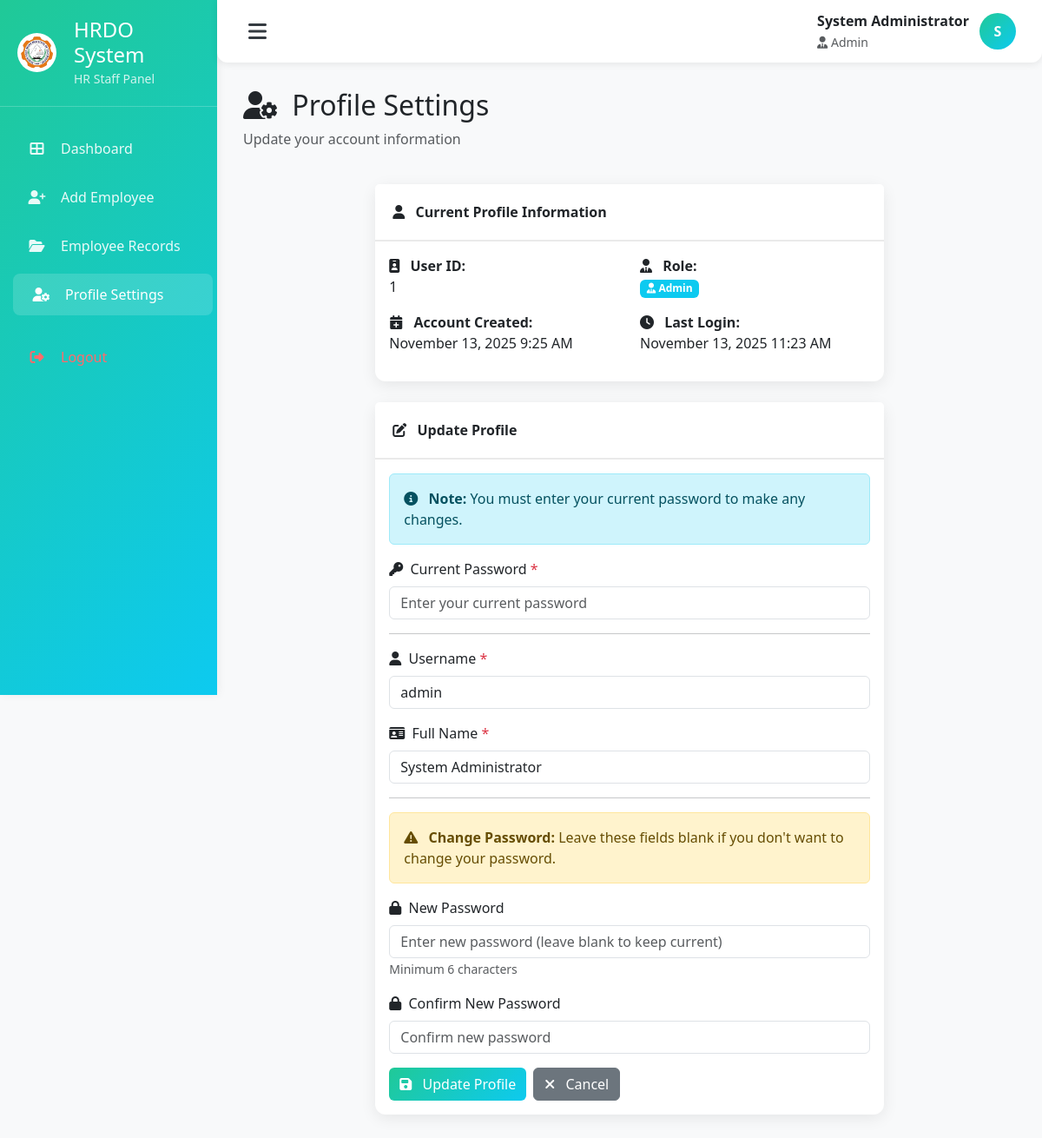
/hrstaff/profilesettings.php (signed in), run on the app's committed database.
### tables this page shows
CREATE TABLE `system_users` (
  `id` int(11) NOT NULL,
  `username` varchar(100) NOT NULL,
  `full_name` varchar(150) NOT NULL,
  `password` varchar(255) NOT NULL,
  `role` enum('Admin','HR STAFF') NOT NULL DEFAULT 'HR STAFF',
  `active` tinyint(1) DEFAULT 1,
  `created_at` timestamp NOT NULL DEFAULT current_timestamp(),
  `updated_at` timestamp NOT NULL DEFAULT current_timestamp() ON UPDATE current_timestamp(),
  `last_login` timestamp NULL DEFAULT NULL
);

### includes/functions.php (called while the page is built, shortened)
<?php
function formatDateTime($datetime) {
    return date('F d, Y g:i A', strtotime($datetime));
}

### hrstaff/profilesettings.php (the view, shortened to what this page needs)
<?php
require_once '../db.php';
require_once '../includes/functions.php';
$stmt = $pdo->prepare("SELECT * FROM system_users WHERE id = ?");
$stmt->execute([$_SESSION['user_id']]);
$user = $stmt->fetch();
include '../components/hrstaffNavigation.php';
?>
<div class="row mb-4">
    <div class="col-12">
        <h2><i class="fas fa-user-cog me-2"></i> Profile Settings</h2>
        <p class="text-muted">Update your account information</p>
    </div>
</div>
<div class="row">
    <div class="col-md-8 mx-auto">
        <div class="card mb-4">
            <div class="card-header">
                <i class="fas fa-user me-2"></i> Current Profile Information
            </div>
            <div class="card-body">
                <div class="row">
                    <div class="col-md-6 mb-3">
                        <strong><i class="fas fa-id-badge me-2"></i> User ID:</strong>
                        <p class="mb-0"><?php echo $user['id']; ?></p>
                    </div>
                    <div class="col-md-6 mb-3">
                        <strong><i class="fas fa-user-tie me-2"></i> Role:</strong>
                        <p class="mb-0">
                            <span class="badge bg-info">
                                <i class="fas fa-user-tie"></i> <?php echo htmlspecialchars($user['role']); ?>
                            </span>
                        </p>
                    </div>
                    <div class="col-md-6 mb-3">
                        <strong><i class="fas fa-calendar-plus me-2"></i> Account Created:</strong>
                        <p class="mb-0"><?php echo formatDateTime($user['created_at']); ?></p>
                    </div>
                    <div class="col-md-6 mb-3">
                        <strong><i class="fas fa-clock me-2"></i> Last Login:</strong>
                        <p class="mb-0"><?php echo $user['last_login'] ? formatDateTime($user['last_login']) : 'Never'; ?></p>
                    </div>
                </div>
            </div>
        </div>
        <div class="card">
            <div class="card-header">
                <i class="fas fa-edit me-2"></i> Update Profile
            </div>
            <div class="card-body">
                <form method="POST">
                    <div class="alert alert-info">
                        <i class="fas fa-info-circle me-2"></i>
                        <strong>Note:</strong> You must enter your current password to make any changes.
                    </div>
                    <div class="mb-3">
                        <label class="form-label">
                            <i class="fas fa-key me-1"></i> Current Password <span class="text-danger">*</span>
                        </label>
                        <input type="password" name="current_password" class="form-control"
                               placeholder="Enter your current password" required>
                    </div>
                    <hr>
                    <div class="mb-3">
                        <label class="form-label">
                            <i class="fas fa-user me-1"></i> Username <span class="text-danger">*</span>
                        </label>
                        <input type="text" name="username" class="form-control"
                               value="<?php echo htmlspecialchars($user['username']); ?>" required>
                    </div>
                    <div class="mb-3">
                        <label class="form-label">
                            <i class="fas fa-id-card me-1"></i> Full Name <span class="text-danger">*</span>
                        </label>
                        <input type="text" name="full_name" class="form-control"
                               value="<?php echo htmlspecialchars($user['full_name']); ?>" required>
                    </div>
                    <hr>
                    <div class="alert alert-warning">
                        <i class="fas fa-exclamation-triangle me-2"></i>
                        <strong>Change Password:</strong> Leave these fields blank if you don't want to change your password.
                    </div>
                    <div class="mb-3">
                        <label class="form-label">
                            <i class="fas fa-lock me-1"></i> New Password
                        </label>
                        <input type="password" name="new_password" class="form-control"
                               placeholder="Enter new password (leave blank to keep current)">
                        <small class="text-muted">Minimum 6 characters</small>
                    </div>
                    <div class="mb-3">
                        <label class="form-label">
                            <i class="fas fa-lock me-1"></i> Confirm New Password
                        </label>
                        <input type="password" name="confirm_password" class="form-control"
                               placeholder="Confirm new password">
                    </div>
                    <div class="d-flex gap-2">
                        <button type="submit" class="btn btn-primary">
                            <i class="fas fa-save me-2"></i> Update Profile
                        </button>
                        <a href="dashboard.php" class="btn btn-secondary">
                            <i class="fas fa-times me-2"></i> Cancel
                        </a>
                    </div>
                </form>
            </div>
        </div>
    </div>
</div>
<?php include '../includes/footer.php'; ?>

### components/hrstaffNavigation.php (style rules this page uses)
:root { --sidebar-width: 250px; --sidebar-collapsed-width: 70px; --primary-color: #20c997; --secondary-color: #0dcaf0; --bg-color: #f8f9fa; --text-color: #343a40; --card-radius: 12px; }
body { font-family: 'Segoe UI', Tahoma, Geneva, Verdana, sans-serif; background-color: var(--bg-color); margin: 0; }
.card { border: none; border-radius: var(--card-radius); box-shadow: 0 4px 18px rgba(0,0,0,0.08); transition: transform 0.2s ease, box-shadow 0.2s ease; }
.card-header { background: #fff; border-bottom: 2px solid #eaeaea; padding: 20px; font-weight: 600; border-radius: var(--card-radius) var(--card-radius) 0 0; }
.btn-primary { background: linear-gradient(135deg, var(--primary-color), var(--secondary-color)); border: none; transition: 0.3s ease; }

### data on the page
system_users: id "1", role "Admin", created_at "November 13, 2025 9:25 AM", last_login "November 13, 2025 11:23 AM", username "admin", full_name "System Administrator"

### other printed values
$_SESSION['full_name'] "System Administrator"
$_SESSION['role'] "Admin"
substr($_SESSION['full_name'],0,1) "S"
